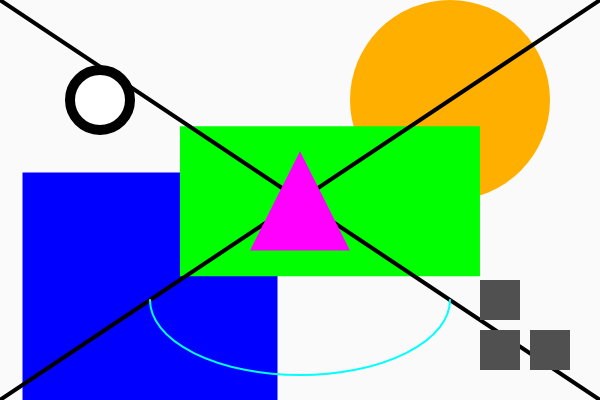
Frame 1 (no input)
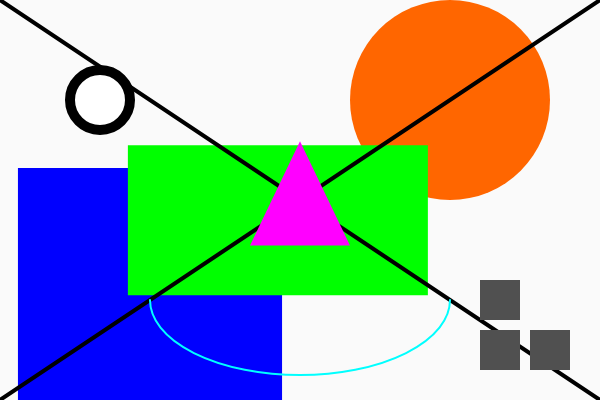
Frame 60 (no input)
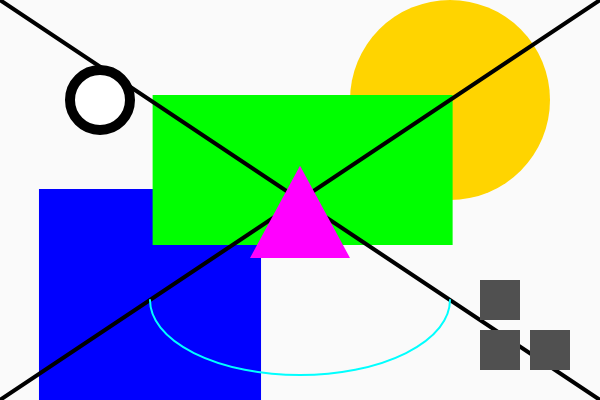
Frame 120 (the mouse pressed at the canvas centre since frame 60)

The p5.js sketch that drew these frames (run headless with seeded random() and noise() and a simulated clock; from frame 60 on, the mouse is pressed at the canvas centre):

// p5.js sketch
// ── sketch.js
function setup() {
  createCanvas(600, 400);
  rectMode(CENTER);
}

function draw() {
  background(250);
  
  noStroke();
  fill(0, 0, 255);
  let blueRectSize = 250 + sin(frameCount * 0.05) * 100;
  rect(150, 300, blueRectSize, blueRectSize);
  
  colorMode(RGB, 255);
  let colorA = color(255, 255, 0);
  let colorB = color(255, 100, 0); 
  let amt = (sin(frameCount * 0.03) + 1) / 2;
  let circleColor = lerpColor(colorA, colorB, amt);
  
  fill(circleColor);
  ellipse(450, 100, 200, 200);
  
  let greenX = 300 + cos(frameCount * 0.04) * 30;
  let greenY = 200 + sin(frameCount * 0.04) * 30;
  fill(0, 255, 0);
  rect(greenX, greenY, 300, 150); 
  
  stroke(0);      
  strokeWeight(4); 
  line(0, 0, 600, 400);
  line(600, 0, 0, 400);
  
  let triYOffset = sin(frameCount * 0.06) * 20;
  noStroke();
  fill(255, 0, 255);
  triangle(300, 150 + triYOffset, 250, 250 + triYOffset * 0.5, 350, 250 + triYOffset * 0.5);
  
  fill(80);
  rect(500, 350, 40, 40);
  rect(550, 350, 40, 40);
  rect(500, 300, 40, 40);
  
  fill(255);
  stroke(0);
  strokeWeight(10);
  circle(100, 100, 60);
  
  fill(0);
  noStroke();
  point(95, 100);
  point(105, 100);
  
  noFill();
  stroke(0, 255, 255);
  strokeWeight(2);
  arc(300, 300, 300, 150, radians(0), radians(180)); 
}
